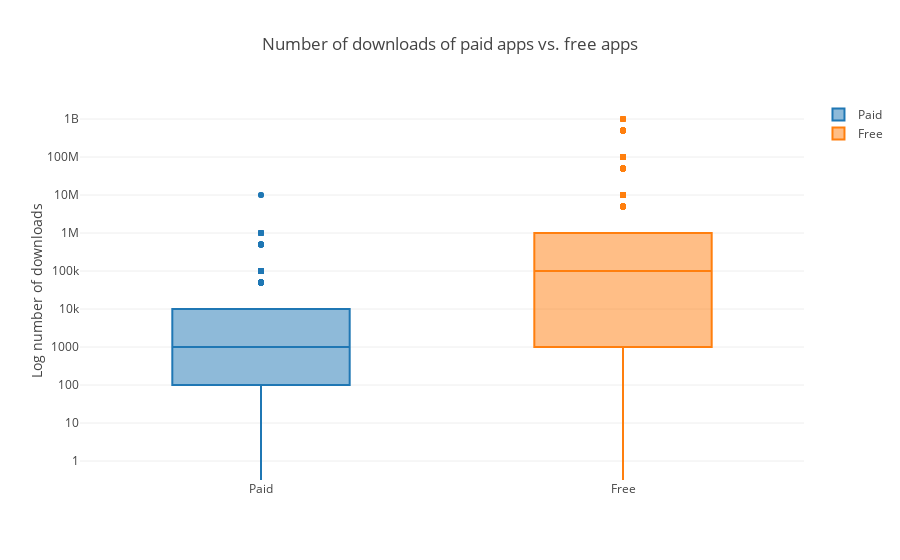

Notebook code for this chart:
### Markdown cell above
## 9. Popularity of paid apps vs free apps
<p>For apps in the Play Store today, there are five types of pricing strategies: free, freemium, paid, paymium, and subscription. Let's focus on free and paid apps only. Some characteristics of free apps are:</p>
<ul>
<li>Free to download.</li>
<li>Main source of income often comes from advertisements.</li>
<li>Often created by companies that have other products and the app serves as an extension of those products.</li>
<li>Can serve as a tool for customer retention, communication, and customer service.</li>
</ul>
<p>Some characteristics of paid apps are:</p>
<ul>
<li>Users are asked to pay once for the app to download and use it.</li>
<li>The user can't really get a feel for the app before buying it.</li>
</ul>
<p>Are paid apps installed as much as free apps? It turns out that paid apps have a relatively lower number of installs than free apps, though the difference is not as stark as I would have expected!</p>

### Code cell
trace0 = go.Box(
    # Data for paid apps
    y = apps[apps['Type'] == 'Paid']['Installs'],
    name = 'Paid'
)

trace1 = go.Box(
    # Data for free apps
    y = apps[apps['Type'] == 'Free']['Installs'],
    name = 'Free'
)

layout = go.Layout(
    title = "Number of downloads of paid apps vs. free apps",
    yaxis = dict(title = "Log number of downloads",
                type = 'log',
                autorange = True)
)

# Add trace0 and trace1 to a list for plotting
data = [trace0, trace1]
plotly.offline.iplot({'data': data, 'layout': layout})

### Figure 1 — Plotly figure (JSON) as saved in the notebook; plotly's stock layout.template omitted (floating-point values rounded to 4 significant figures; data arrays with more than 128 entries replaced by an {"elided": "..."} marker saying what was removed)
{"data": [{"name": "Paid", "type": "box", "uid": "bc333de2-36da-444b-a739-ecfa8859db49", "y": {"elided": "756 int values"}}, {"name": "Free", "type": "box", "uid": "b0252b97-19a7-4184-9517-9f5876ce1e94", "y": {"elided": "8903 int values"}}], "layout": {"title": {"text": "Number of downloads of paid apps vs. free apps"}, "xaxis": {"autorange": true, "range": [-0.5, 1.5], "type": "category"}, "yaxis": {"autorange": true, "range": [-0.5, 9.5], "title": {"text": "Log number of downloads"}, "type": "log"}}}
